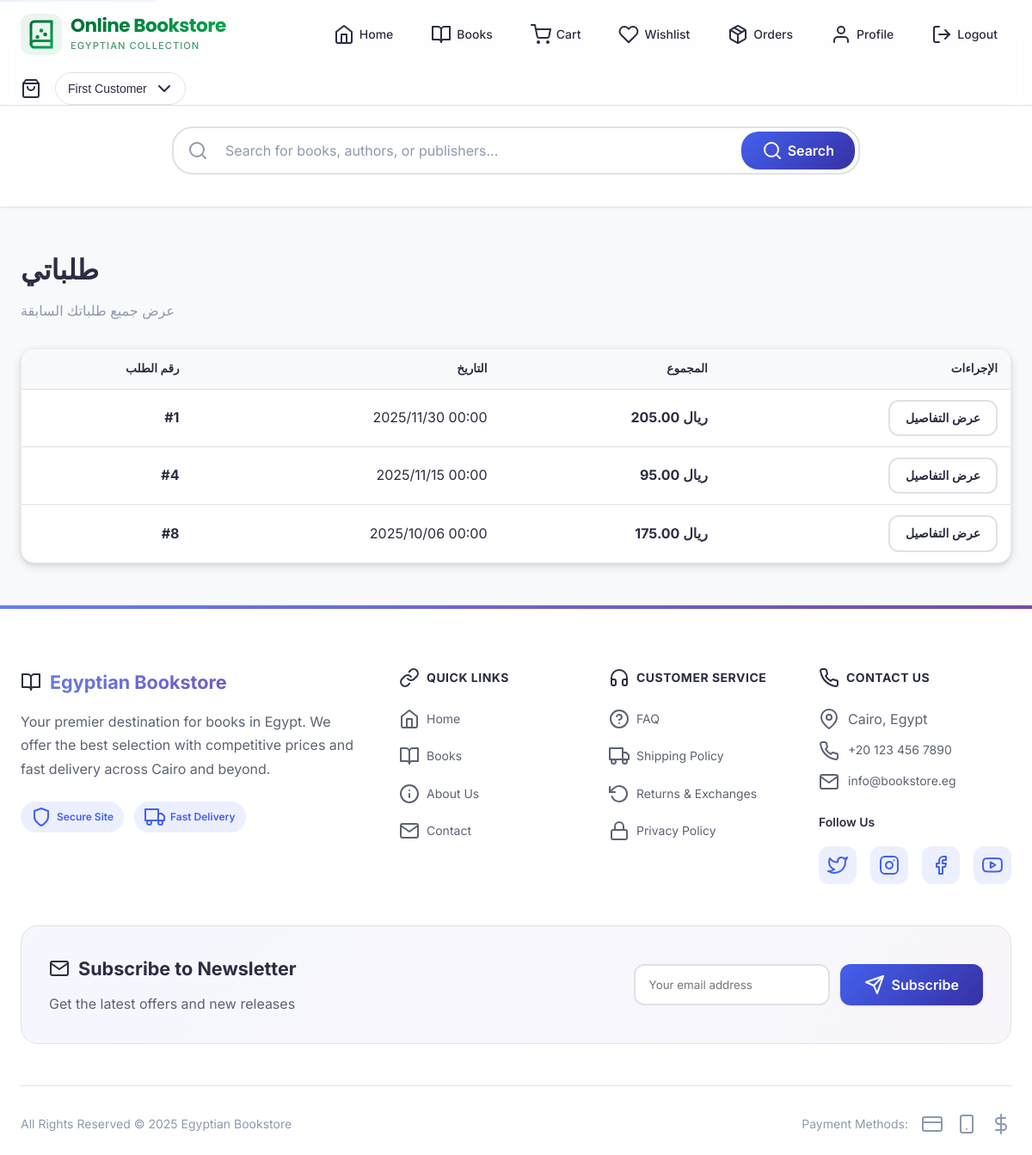
The page /customer/orders.php (signed in) on the database its author committed.
### tables this page shows
CREATE TABLE sales (
    id INT AUTO_INCREMENT PRIMARY KEY,
    customer_id INT NOT NULL,
    date TIMESTAMP DEFAULT CURRENT_TIMESTAMP,
    total_amount DECIMAL(10, 2) NOT NULL,
    FOREIGN KEY (customer_id) REFERENCES customers(id) ON DELETE CASCADE
);

### includes/db.php (called while the page is built, shortened)
<?php
$use_mysqli = extension_loaded('mysqli');
$use_pdo = extension_loaded('pdo_mysql');
function getDBConnection() {
    global $use_mysqli, $use_pdo;
    static $conn = null;
    if ($conn === null) {
        if ($use_mysqli) {
            $conn = new mysqli(DB_HOST, DB_USER, DB_PASS, DB_NAME);
            $conn->set_charset(DB_CHARSET);
        } else {
            die("خطأ: لم يتم العثور على درايفر MySQL. يرجى تثبيت mysqli أو PDO MySQL.");
        }
    }
    return $conn;
}
function dbQuery($sql, $params = []) {
    global $use_mysqli;
    $conn = getDBConnection();
    if ($use_mysqli) {
        $stmt = $conn->prepare($sql);
        if (!empty($params)) {
            $types = str_repeat('s', count($params));
            $stmt->bind_param($types, ...$params);
        }
        $stmt->execute();
        $result = $stmt->get_result();
        $data = $result->fetch_all(MYSQLI_ASSOC);
        return $data;
    } else {
        $stmt = $conn->prepare($sql);
        $stmt->execute($params);
        return $stmt->fetchAll();
    }
}
?>

### customer/orders.php (the view, shortened to what this page needs)
<?php
require_once '../includes/db.php';
$customerId = getCurrentUserId();
$orders = dbQuery(
    "SELECT * FROM sales WHERE customer_id = ? ORDER BY date DESC",
    [$customerId]
);
require_once '../includes/header.php';
?>
<div class="page-header">
    <h1><i class="ph-duotone ph-package"></i> طلباتي</h1>
    <p>عرض جميع طلباتك السابقة</p>
</div>
<?php if (empty($orders)): ?>
    <div class="empty-state">
        <div class="empty-state-icon"><i class="ph-duotone ph-package"></i></div>
        <h3>لا توجد طلبات</h3>
        <p>لم تقم بأي طلبات بعد</p>
        <a href="/books.php" class="btn btn-primary">تصفح الكتب</a>
    </div>
<?php else: ?>
    <div class="card">
        <div class="table-responsive">
            <table class="data-table">
                <thead>
                    <tr>
                        <th>رقم الطلب</th>
                        <th>التاريخ</th>
                        <th>المجموع</th>
                        <th>الإجراءات</th>
                    </tr>
                </thead>
                <tbody>
                    <?php foreach ($orders as $order): ?>
                        <tr>
                            <td><strong>#<?php echo $order['id']; ?></strong></td>
                            <td><?php echo date('Y/m/d H:i', strtotime($order['date'])); ?></td>
                            <td><strong><?php echo number_format($order['total_amount'], 2); ?> ريال</strong></td>
                            <td>
                                <a href="/customer/order_details.php?id=<?php echo $order['id']; ?>" class="btn btn-secondary btn-sm">
                                    عرض التفاصيل
                                </a>
                            </td>
                        </tr>
                    <?php endforeach; ?>
                </tbody>
            </table>
        </div>
    </div>
<?php endif; ?>
<?php require_once '../includes/footer.php'; ?>

### rows shown on the page
sales: id "1", date "2025/11/30 00:00", total_amount "205.00"
sales: id "4", date "2025/11/15 00:00", total_amount "95.00"
sales: id "8", date "2025/10/06 00:00", total_amount "175.00"

### other values the page prints
getCurrentUserName() "First Customer"
